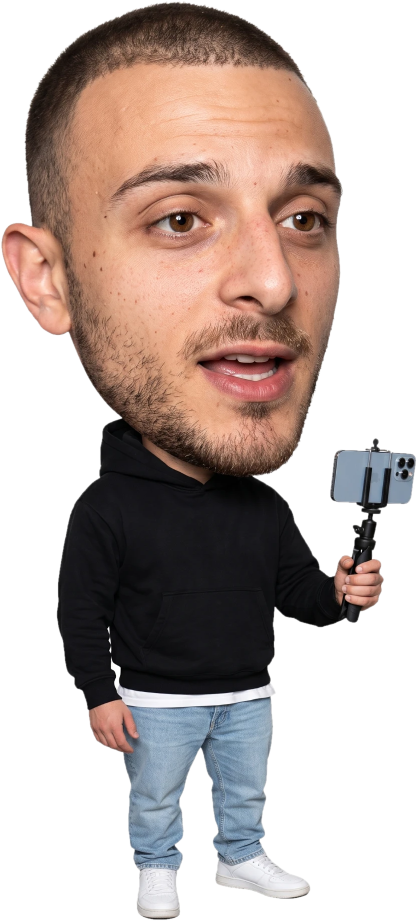
#> input picture assets/r04/higgsfield/figur-b-frei.png, 835 x 1842 px, found by its file name (shown at 1/2 size)
$ python r04_figur_kopf.py assets/r04/higgsfield/figur-b-frei.png assets/r04/figur-kopf/
#> lines starting #> are read from the running program, lines starting #| are printed output that depends on the picture; after the words box and inside, x2 and y2 are one past the last pixel; in counts of white or black regions, pixels touching at a corner belong together
"""Reel 04: Figur in Kopf und Körper zerlegen (für Kopfwackeln ohne Higgsfield).
Aufruf: python3 tools/r04_figur_kopf.py assets/r04/higgsfield/figur-b-frei.png assets/r04/figur-kopf/
Ergebnis: figur-kopf.png (nur Kopf) und figur-koerper.png (ohne Kopf, Loch am Hals dunkel gefüllt), beide 835×1842 wie das Original.
"""
import sys
from pathlib import Path

import numpy as np
from PIL import Image, ImageFilter

quelle, ziel = Path(sys.argv[1]), Path(sys.argv[2])
ziel.mkdir(parents=True, exist_ok=True)
im = Image.open(quelle).convert("RGBA")
#> im is the input picture: PIL image 835x1842 RGBA; mean R, G, B, A 187.8, 173.5, 168, 137.7
a = np.array(im).astype(np.float32)
h, w = a.shape[:2]
#> h = 1842; w = 835
luma = 0.299 * a[..., 0] + 0.587 * a[..., 1] + 0.114 * a[..., 2]
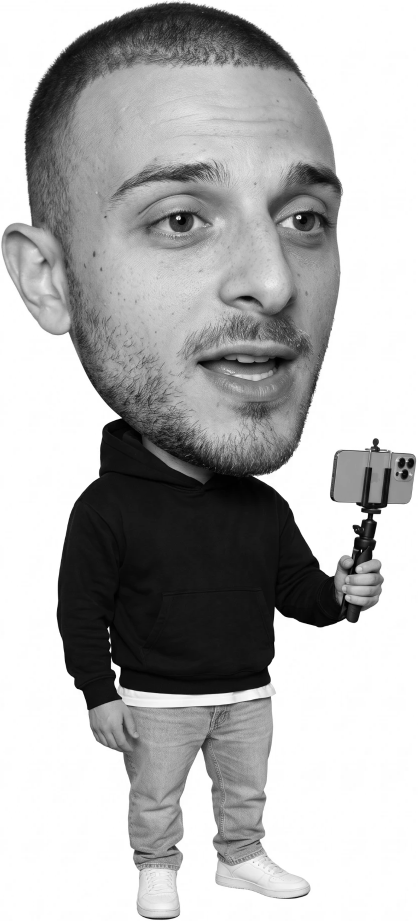
#> luma: shape (1842, 835) float32 (shown at 1/2 size); min 0, max 255, mean 177.1
yy, xx = np.mgrid[0:h, 0:w]

# Kopf: alles oberhalb y 820; zwischen 820 und 975 nur helle Pixel (Haut/Bart) im Kinnbereich, nicht der schwarze Hoodie.
kopf = (yy < 820) | ((yy < 975) & (xx > 230) & (xx < 640) & (luma > 38))
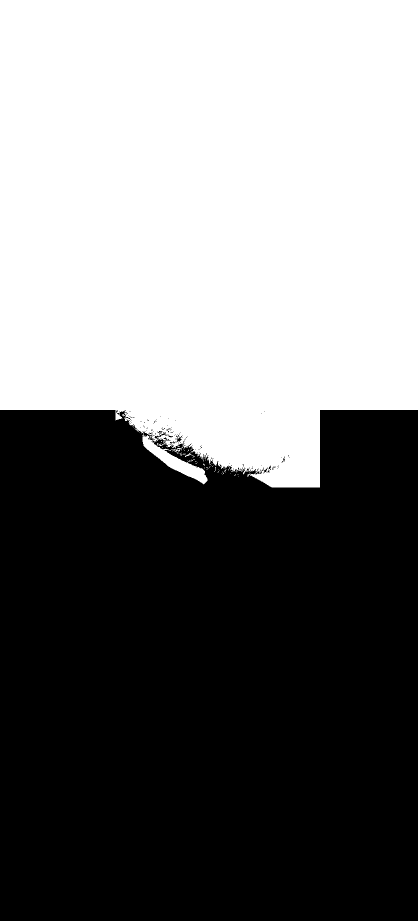
#> kopf: shape (1842, 835) bool (shown at 1/2 size); 47.4% white; 67 white regions (63 under 20 px), largest, box (x1, y1, x2, y2) and area: (0, 0, 835, 975) 728702, (342, 897, 360, 908) 52, (370, 906, 383, 914) 32, (354, 896, 364, 901) 22
kopf &= a[..., 3] > 0
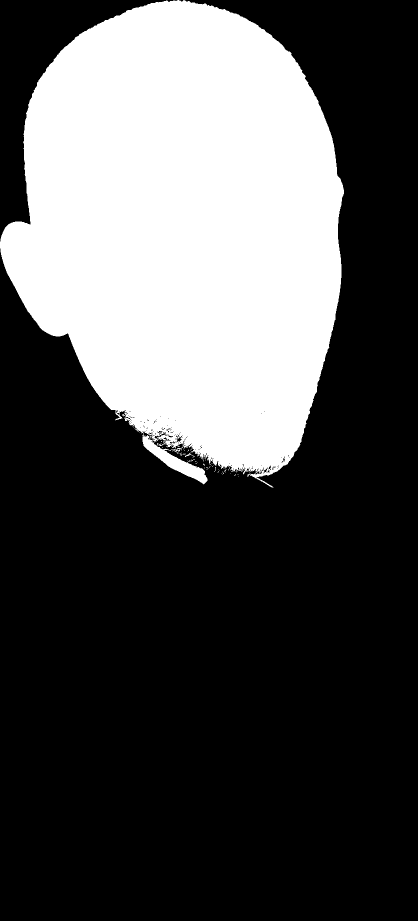
#> kopf: shape (1842, 835) bool (shown at 1/2 size); 31.5% white; 67 white regions (63 under 20 px), largest, box (x1, y1, x2, y2) and area: (0, 0, 688, 975) 483997, (342, 897, 360, 908) 52, (370, 906, 383, 914) 32, (354, 896, 364, 901) 22
m = Image.fromarray((kopf * 255).astype(np.uint8))
m = m.filter(ImageFilter.MaxFilter(3)).filter(ImageFilter.MinFilter(3))  # kleine Löcher im Bart schliessen
#> m: PIL image 835x1842 L; 31.6% white; 26 white regions (25 under 20 px), largest, box (x1, y1, x2, y2) and area: (0, 0, 688, 975) 485640
# nur die grösste zusammenhängende Fläche oben behalten (keine Hand-/Handy-Pixel)
mk = np.array(m) > 127
mk[1000:] = False
m = Image.fromarray((mk * 255).astype(np.uint8)).filter(ImageFilter.GaussianBlur(1.2))
km = np.array(m).astype(np.float32) / 255

kopf_img = a.copy()
kopf_img[..., 3] = a[..., 3] * km
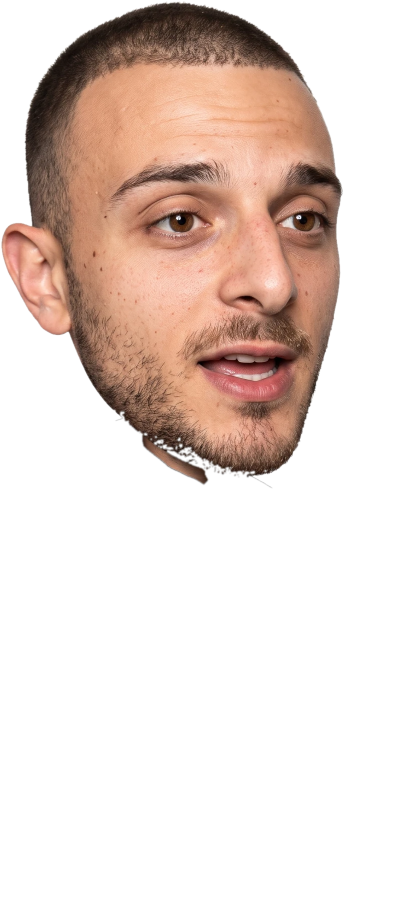
#> kopf_img: shape (1842, 835, 4) float32 (shown at 1/2 size); mean R, G, B, A 188.1, 173.8, 168.7, 79.6; transparent parts drawn white
Image.fromarray(kopf_img.astype(np.uint8)).save(ziel / "figur-kopf.png")

koerper = a.copy()
koerper[..., 3] = a[..., 3] * (1 - km)
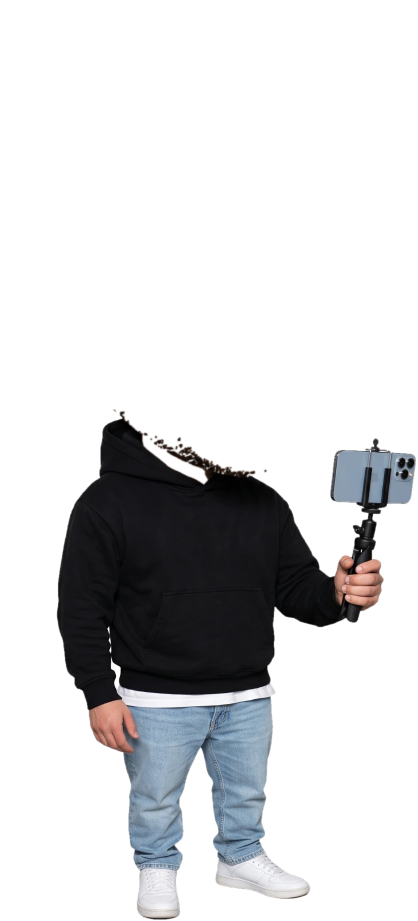
#> koerper: shape (1842, 835, 4) float32 (shown at 1/2 size); mean R, G, B, A 188.1, 173.8, 168.7, 58.5; transparent parts drawn white
# Halsöffnung des Hoodies dunkel füllen, damit beim Neigen kein Loch sichtbar wird
neck = ((xx - 450) / 175) ** 2 + ((yy - 905) / 70) ** 2 < 1
fill = neck & (km > 0.05)
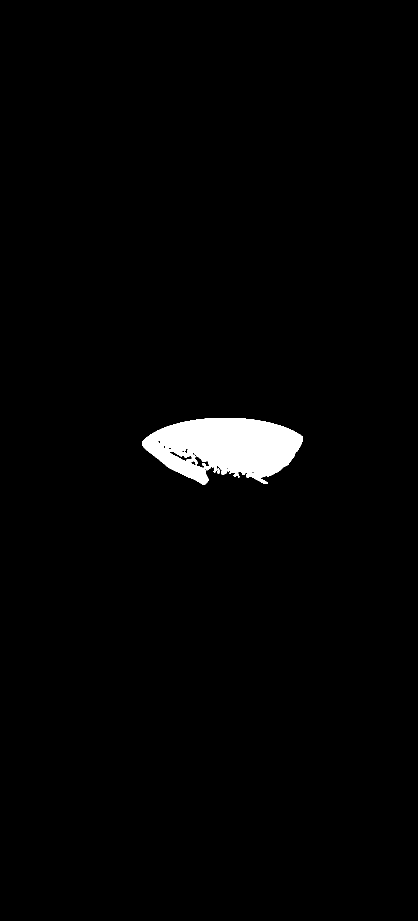
#> fill: shape (1842, 835) bool (shown at 1/2 size); 1.9% white; 2 white regions, box (x1, y1, x2, y2) and area: (284, 836, 606, 970) 28946, (434, 937, 440, 947) 47
koerper[fill, 0:3] = [22, 20, 24]
koerper[fill, 3] = 255
Image.fromarray(koerper.astype(np.uint8)).save(ziel / "figur-koerper.png")
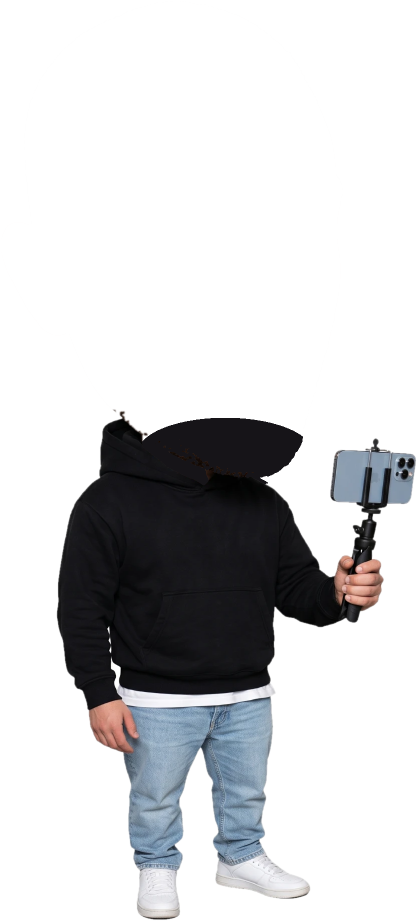
#> saved as figur-koerper.png: PIL image 835x1842 RGBA (shown at 1/2 size); mean R, G, B, A 185.6, 171.9, 166.8, 62.7; transparent parts drawn white
print("ok", ziel)

$ run again, with assets/r04/higgsfield/figur-b-gross.png copied over assets/r04/higgsfield/figur-b-frei.png
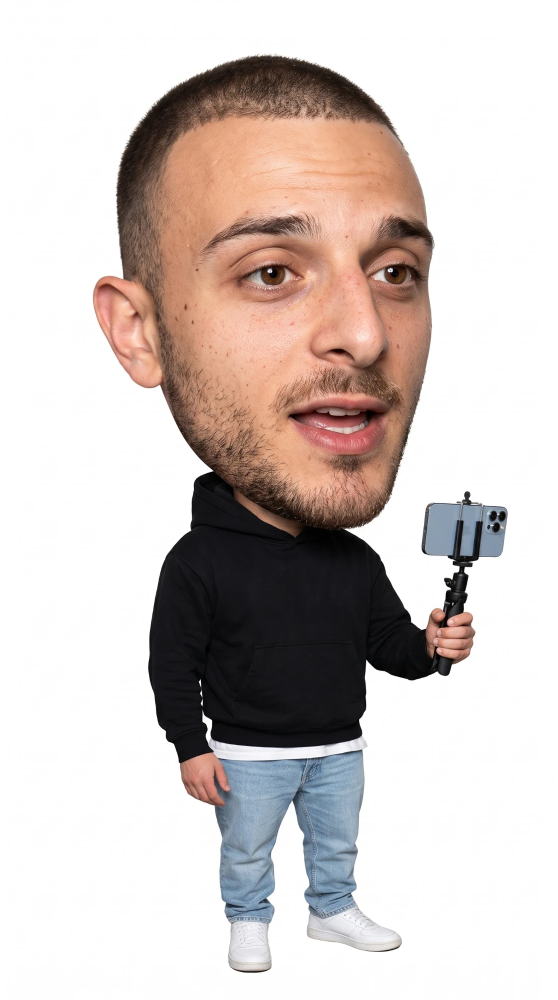
#> input picture assets/r04/higgsfield/figur-b-gross.png, 1116 x 2000 px, found by its file name (shown at 1/2 size)
#> kopf: shape (2000, 1116) bool; 43.7% white; 7 white regions (6 under 20 px), largest, box (x1, y1, x2, y2) and area: (0, 0, 1116, 975) 975618
#> mk: shape (2000, 1116) bool; 43.7% white; 2 white regions (1 under 20 px), largest, box (x1, y1, x2, y2) and area: (0, 0, 1116, 975) 976242
#> fill: shape (2000, 1116) bool; 1.7% white; 1 white region, box (x1, y1, x2, y2) and area: (276, 836, 625, 975) 37076
#> `Image.fromarray(koerper.astype(np.uint8)).save(ziel / "figur-koerper.p..`:
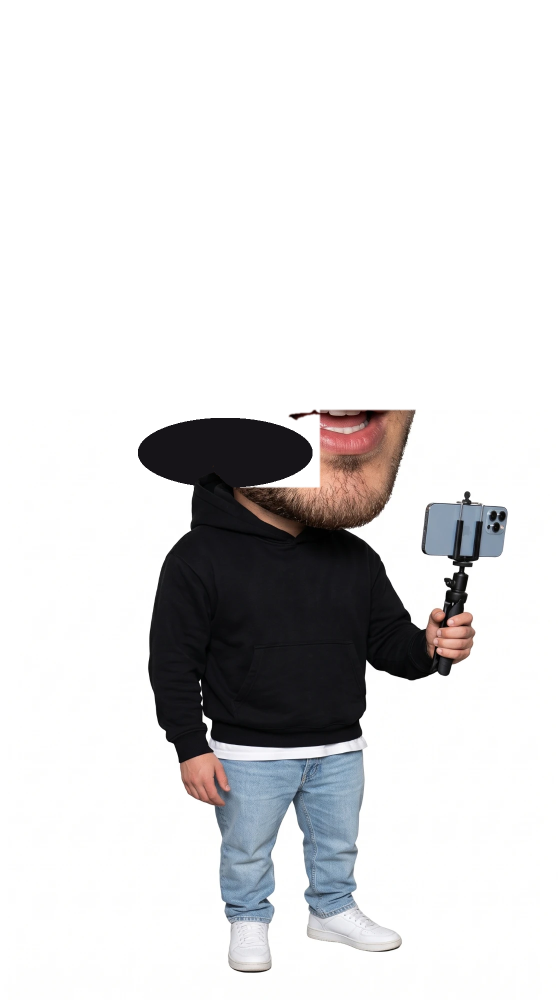
#> saved as figur-koerper.png: PIL image 1116x2000 RGBA (shown at 1/2 size); mean R, G, B, A 205.9, 196.5, 193, 147.7; transparent parts drawn white
